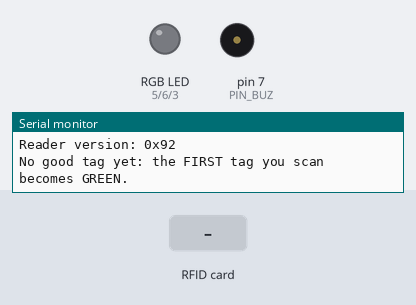
Recording of a sketch running on a simulated Arduino Uno, built with avr-gcc and run on an emulated ATmega328P. Shown: an RGB LED mixed from three pins (HIGH = lit), buzzer (waves = sounding), the last lines printed to the serial monitor. The test bench sets the inputs (shaded band). Dim RGB values are drawn brighter than linear; EEPROM starts erased; pins used as bus, display or sensor lines are not drawn.

Above: at 3.1 s.
3.2 s: RFID card 5E 7A 19 C4 held to the reader
At 3.48 s:
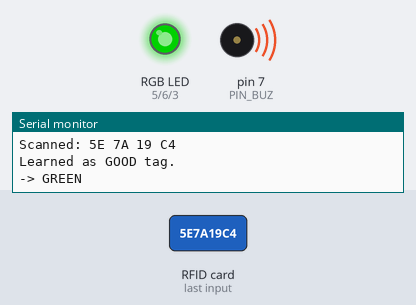
At 4.3 s:
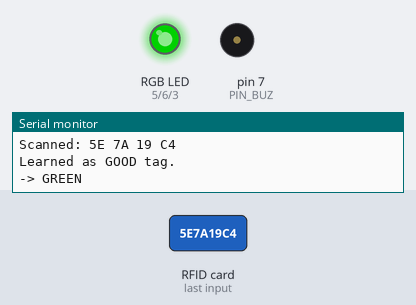
Timing chart, 0 to 6.6 s (numbered marks = the images above; inputs shaded):
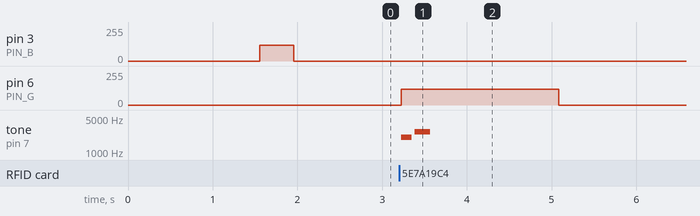

Measured:
- after the input at 3.2 s, pin 6 (PIN_G): 0/255 → 120/255 at once, → 0/255 1.9 s later; tone on pin 7 (PIN_BUZ): silent → 2000 Hz at once, → silent 0.12 s later, → 2600 Hz 0.04 s later, → silent 0.18 s later

The sketch:

rfid_rgb.ino
```cpp
// (licence header left out)
/*
  RFID card = GREEN, anything else (key tag) = RED.
  RC522 reader + RGB LED module. Library: MFRC522 (by GithubCommunity / miguelbalboa).

  FIRST USE: the first tag you scan is remembered as the "good" one (GREEN),
  saved in memory even after unplugging. So scan the WHITE CARD first.
  To forget it and learn again: hold the card on the reader while pressing the
  Arduino's red RESET button, keep holding ~3 seconds until the LED flashes blue.

  Wiring (RC522 -> Uno):   SDA->10  SCK->13  MOSI->11  MISO->12  RST->9
                           GND->GND 3.3V->3.3V (NOT 5V!)   IRQ not connected
  Wiring (RGB -> Uno):     R->5  G->6  B->3  GND(-)->GND
  Wiring (Buzzer -> Uno):  + / S / I/O -> 7   - / GND -> GND   (VCC -> 5V if it has 3 pins)
*/
#include <SPI.h>
#include <MFRC522.h>
#include <EEPROM.h>

const uint8_t PIN_SS = 10, PIN_RST = 9;
const uint8_t PIN_R = 5, PIN_G = 6, PIN_B = 3;
const uint8_t PIN_BUZ = 7;
const uint8_t BRIGHT = 120;   // 0-255, keeps the LED gentle

MFRC522 rfid(PIN_SS, PIN_RST);
byte goodUid[10];
byte goodLen = 0;   // 0 = nothing learned yet

void color(uint8_t r, uint8_t g, uint8_t b) {
  analogWrite(PIN_R, r); analogWrite(PIN_G, g); analogWrite(PIN_B, b);
}

void beepOk()  { tone(PIN_BUZ, 2000, 120); delay(160); tone(PIN_BUZ, 2600, 180); delay(200); noTone(PIN_BUZ); digitalWrite(PIN_BUZ, LOW); }
void beepBad() { for (int i = 0; i < 3; i++) { tone(PIN_BUZ, 400, 150); delay(220); } noTone(PIN_BUZ); digitalWrite(PIN_BUZ, LOW); }

void loadGood() {
  if (EEPROM.read(0) != 0xA5) { goodLen = 0; return; }
  goodLen = EEPROM.read(1);
  if (goodLen > 10) { goodLen = 0; return; }
  for (byte i = 0; i < goodLen; i++) goodUid[i] = EEPROM.read(2 + i);
}

void saveGood(const byte *uid, byte len) {
  EEPROM.update(0, 0xA5); EEPROM.update(1, len);
  for (byte i = 0; i < len; i++) { EEPROM.update(2 + i, uid[i]); goodUid[i] = uid[i]; }
  goodLen = len;
}

void printUid(const byte *uid, byte len) {
  for (byte i = 0; i < len; i++) { if (uid[i] < 0x10) Serial.print('0'); Serial.print(uid[i], HEX); Serial.print(' '); }
  Serial.println();
}

bool readCard() {
  if (!rfid.PICC_IsNewCardPresent()) return false;
  if (!rfid.PICC_ReadCardSerial()) return false;
  return true;
}

void setup() {
  pinMode(PIN_R, OUTPUT); pinMode(PIN_G, OUTPUT); pinMode(PIN_B, OUTPUT);
  pinMode(PIN_BUZ, OUTPUT);
  Serial.begin(9600);
  SPI.begin();
  rfid.PCD_Init();
  loadGood();

  byte ver = rfid.PCD_ReadRegister(MFRC522::VersionReg);
  Serial.print(F("Reader version: 0x")); Serial.println(ver, HEX);
  if (ver == 0x00 || ver == 0xFF) {
    Serial.println(F("Reader NOT found - check wiring (3.3V, SDA->10, SCK->13...)"));
    // blink blue+red forever = wiring problem
    while (true) { color(BRIGHT,0,BRIGHT); delay(300); color(0,0,0); delay(300); }
  }

  // Forget mode: card held on the reader during power-up
  unsigned long t0 = millis();
  bool held = false;
  while (millis() - t0 < 1500) { if (readCard()) { held = true; break; } }
  if (held) {
    goodLen = 0; EEPROM.update(0, 0);
    for (int i = 0; i < 3; i++) { color(0,0,BRIGHT); delay(250); color(0,0,0); delay(250); }
    Serial.println(F("Forgot the good tag. Scan the new good one."));
    rfid.PICC_HaltA();
    delay(1500);
  }

  if (goodLen == 0) Serial.println(F("No good tag yet: the FIRST tag you scan becomes GREEN."));
  else { Serial.print(F("Good tag: ")); printUid(goodUid, goodLen); }

  // short hello: blue flash = ready
  color(0,0,BRIGHT); delay(400); color(0,0,0);
}

void loop() {
  if (!readCard()) return;

  byte len = rfid.uid.size;
  Serial.print(F("Scanned: ")); printUid(rfid.uid.uidByte, len);

  if (goodLen == 0) {
    saveGood(rfid.uid.uidByte, len);
    Serial.println(F("Learned as GOOD tag."));
  }

  bool ok = (len == goodLen) && memcmp(rfid.uid.uidByte, goodUid, len) == 0;
  if (ok) { Serial.println(F("-> GREEN")); color(0, BRIGHT, 0); beepOk(); }
  else    { Serial.println(F("-> RED"));   color(BRIGHT, 0, 0); beepBad(); }

  delay(1500);
  color(0,0,0);
  rfid.PICC_HaltA();
  rfid.PCD_StopCrypto1();
}
```
